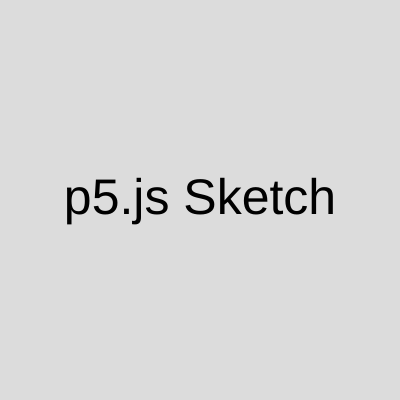
Frame 1 (no input)
Frame 60 (no input): identical to frame 1, image omitted
Frame 120 (the mouse pressed at the canvas centre since frame 60): identical to frame 1, image omitted

The p5.js sketch that drew this single still picture (run headless with seeded random() and noise() and a simulated clock; from frame 60 on, the mouse is pressed at the canvas centre):

// p5.js sketch
// ── sketch.js
let bubbles = [];
let setTimer = 1000;
let timer = 0;
let score = 0;
let losses = 0;
let highScore = 0;

function setup() {
  createCanvas(400, 400);
}

function draw() {
  background(220);
  textSize(50);
  textAlign(CENTER, CENTER);
  text("p5.js Sketch", width/2, height/2); 
}

// ── style.css
body {

}

canvas {
  display: block;

}

h1 {

}

.text_paragraph {

}

.linkbox{


}

#linkparagraph {

}

#imageparagraph{

}

a {

}
